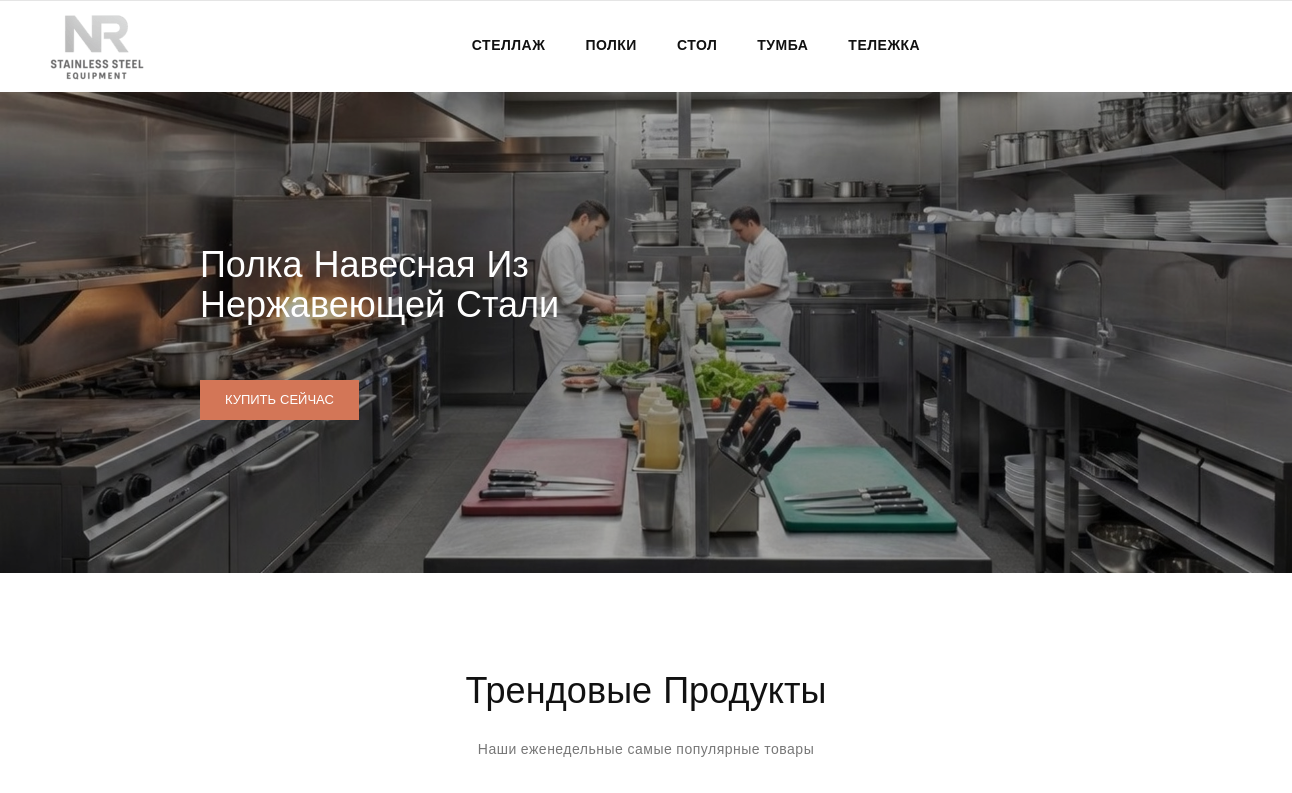
The app's page / (upper part), older data.
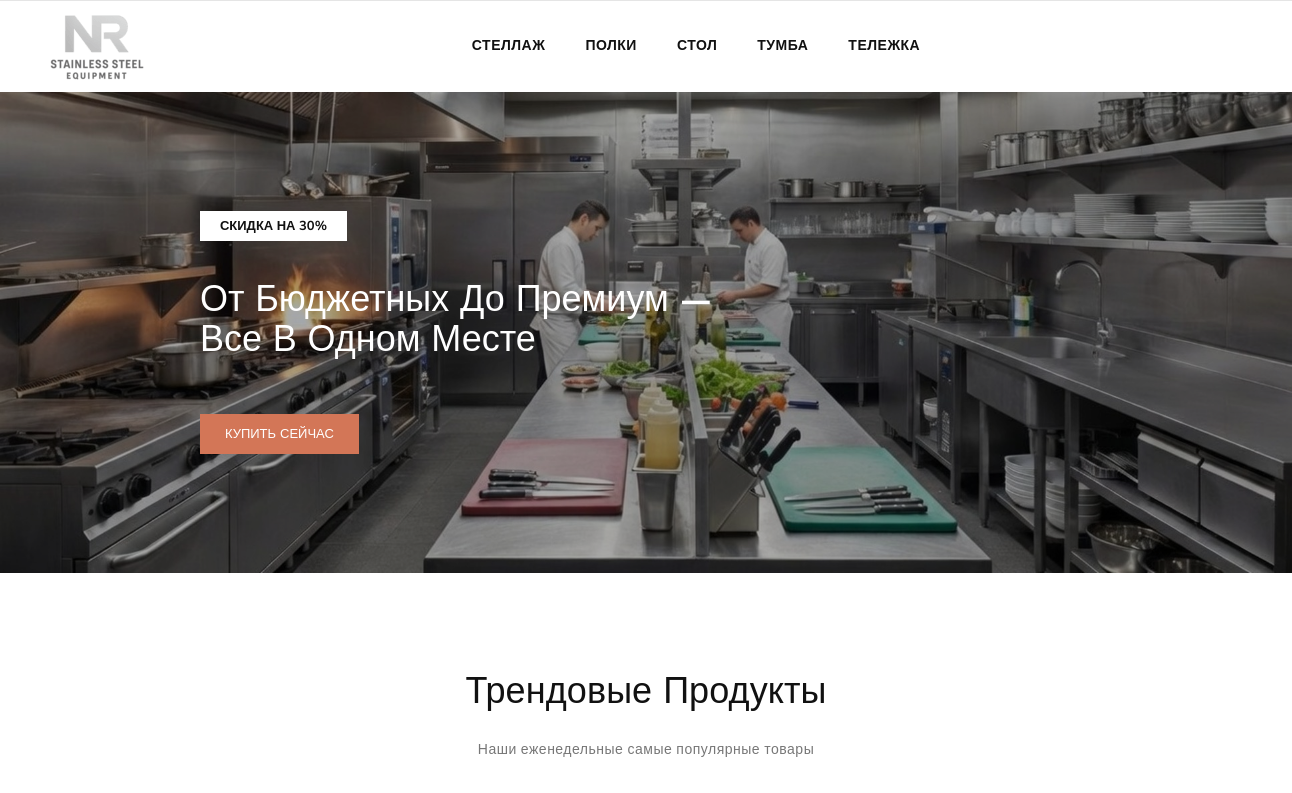
The same page, newer data.
### core/models.py (models this page shows, shortened)
class Category(models.Model):
    name = models.CharField("Название категории", max_length=200)
    slug = models.SlugField("URL", max_length=200, unique=True)
    image = models.ImageField("Изображение", upload_to='categories/', blank=True, null=True)
    description = models.TextField("Описание", blank=True)
    is_active = models.BooleanField("Активна", default=True)
    order = models.PositiveIntegerField("Порядок", default=0)
    created_at = models.DateTimeField(auto_now_add=True)
    updated_at = models.DateTimeField(auto_now=True)
    class Meta:
        verbose_name = "Категория"
        verbose_name_plural = "Категории"
        ordering = ['order', 'name']

class Slide(models.Model):
    title = models.CharField("Заголовок", max_length=200)
    description = models.CharField("Описание", max_length=200, blank=True)
    details = models.TextField("Детали", blank=True)
    image = models.ImageField("Изображение", upload_to='slides/')
    link = models.CharField("Ссылка", max_length=200, default='#')
    discount = models.CharField("Скидка", max_length=50, blank=True)
    order = models.PositiveIntegerField("Порядок", default=0)
    is_active = models.BooleanField("Активен", default=True)
    created_at = models.DateTimeField(auto_now_add=True)
    class Meta:
        verbose_name = "Слайд"
        verbose_name_plural = "Слайды"
        ordering = ['order']

### core/views.py (the view)
# urls.py: path('', views.index, name='home'),
def index(request):
    header_categories = Category.objects.filter(is_active=True).prefetch_related('subcategories')[:10]
    context = {
        'slides': Slide.objects.filter(is_active=True).order_by('order'),
        'categories': Category.objects.filter(is_active=True).prefetch_related('products')[:8],
        'header_categories': header_categories,
        'latest_products': Product.objects.filter(is_active=True).order_by('-created_at'),
        'bestseller_products': Product.objects.filter(
            is_active=True,
            is_featured=True
        ).order_by('-created_at'),   # ← пример: рекомендуемые товары
        'special_products': Product.objects.filter(
            is_active=True,
            is_featured=True
        ).order_by('-created_at'),
    }
    return render(request, 'core/index.html', context)

### core/models.py (called while the page is built)
    @property
    def main_image(self):
        return self.images.filter(is_main=True).first()

### core/templates/core/index.html (shortened to what this page needs)
{% load static %}
<!DOCTYPE html>
<html dir="ltr" lang="en">
<head>
    <link href="{% static 'catalog/view/javascript/font-awesome/css/font-awesome.min.css' %}" rel="stylesheet" type="text/css" />
    <link href="{% static 'catalog/view/theme/Mydecor/stylesheet/stylesheet.css' %}" rel="stylesheet" />
    <link rel="stylesheet" type="text/css" href="{% static 'catalog/view/javascript/jquery/magnific/magnific-popup.css' %}" />
    <link rel="stylesheet" type="text/css" href="{% static 'catalog/view/theme/Mydecor/stylesheet/webdigify/lightbox.css' %}" />
    <link rel="stylesheet" type="text/css" href="{% static 'catalog/view/theme/Mydecor/stylesheet/webdigify/carousel.css' %}" />
    <link rel="stylesheet" type="text/css" href="{% static 'catalog/view/theme/Mydecor/stylesheet/webdigify/custom.css' %}" />
    <link rel="stylesheet" type="text/css" href="{% static 'catalog/view/theme/Mydecor/stylesheet/webdigify/bootstrap.min.css' %}" />
    <link rel="stylesheet" type="text/css" href="{% static 'catalog/view/theme/Mydecor/stylesheet/webdigify/animate.css' %}" />
    <link rel="stylesheet" type="text/css" href="{% static 'catalog/view/theme/Mydecor/stylesheet/webdigify/category-list.css' %}" />
    <link rel="stylesheet" type="text/css" href="{% static 'catalog/view/theme/Mydecor/stylesheet/webdigify/newsletter.css' %}" />
    <link rel="stylesheet" type="text/css" href="{% static 'catalog/view/theme/Mydecor/stylesheet/webdigify/megamenu.css' %}" />
    <link rel="stylesheet" type="text/css" href="{% static 'catalog/view/javascript/jquery/owl-carousel/owl.carousel.css' %}" />
    <link rel="stylesheet" type="text/css" href="{% static 'catalog/view/javascript/jquery/owl-carousel/owl.transitions.css' %}" />
    <link href="{% static 'catalog/view/javascript/jquery/swiper/css/swiper.min.css' %}" type="text/css" rel="stylesheet"
        media="screen" />
    <link href="{% static 'catalog/view/javascript/jquery/swiper/css/opencart.css' %}" type="text/css" rel="stylesheet"
        media="screen" />
    <link href="{% static 'catalog/view/javascript/jquery/owl-carousel/owl.carousel.css' %}" type="text/css" rel="stylesheet"
        media="screen" />
    <link href="{% static 'catalog/view/javascript/jquery/owl-carousel/owl.transitions.css' %}" type="text/css" rel="stylesheet"
        media="screen" />
</head>
<body {% block body_attrs %}class="common-home layout-1"{% endblock %}>
    <header>
        <div id="header_top" class="header_top">
            <div class="container">
                <div class="row">
                    <div class="col-sm-4 header-logo" style="padding: 7px 0;">
                        <div id="logo">
                            <a href="{% url 'home' %}">
                                <img src="{% static 'image/catalog/logo.png' %}" title="NerjaRest - НержаСтиль"
                                    alt="NerjaRest - НержаСтиль" class="img-responsive" id="mobile-logo">
                            </a>
                        </div>
                    </div>
                    <div class="headertop desktop-only">
                        <aside id="header-top">
                            <div class="main-category-list left-menu">
                                <div class="cat-menu">
                                    <div class="wd-menu horizontal-menu wd-menu-bar" id="wd-menu-6130">
                                        <ul class="ul-top-items">
                                            {% for category in header_categories %}
                                            <li class="li-top-item mega-menu wd-sub-menu">
                                                <span class="a-top-link" style="cursor: default;">
                                                    <span>{{ category.name }}</span>
                                                </span>
                                            </li>
                                            {% endfor %}
                                        </ul>
                                    </div>
                                </div>
                            </div>
                        </aside>
                    </div>
                </div>
            </div>
        </div>
    </header>
<link rel="stylesheet" href="https://cdnjs.cloudflare.com/ajax/libs/font-awesome/6.0.0/css/all.min.css">
{% block content %}
<div style="height: 50px; width: 100%;"></div>
    <div id="content" class="col-sm-12">
        <div class="content-top">
            <div class="main-slider">
                <div class="swiper-viewport">
                    <div id="slideshow0" class="swiper-container" style="opacity: 1;">
                        <div class="swiper-wrapper">
                            {% for slide in slides %}
                            <div class="swiper-slide text-center">
                                    <img src="{{ slide.image.url }}" alt="{{ slide.alt_text|default:slide.title }}"
                                        class="img-responsive"/>
                                <div class="slider-content">
                                    <div class="main-carousel-content" style="
                                        padding: 24px 32px;
                                        display: inline-block;
                                    ">
                                        {% if slide.description %}
                                        <div class="slider-description myclass">{{ slide.description }}</div>
                                        {% endif %}
                                        {% if slide.title %}
                                        <div class="slider-title" style="color: white;">{{ slide.title }}</div>
                                        {% endif %}
                                        <div class="slider-button">
                                            <a href="#trending-products" class="btn btn-primary btn-lg btn-block">
                                                Купить сейчас
                                            </a>
                                        </div>
                                    </div>
                                </div>
                            </div>
                            {% endfor %}
                        </div>
                    </div>
                </div>
            </div>
        <div class="content-bottom" id="trending-products">
            <div class="hometab box bottom-to-top hb-animate-element">
                <div class="container">
                    <div class="row">
                        <div class="tab-head">
                            <div class="hometab-heading box-heading">Трендовые продукты</div>
                            <div class="box-desc">Наши еженедельные самые популярные товары</div>
                        </div>
                    </div>
                </div>
            </div>
        </div>
    </div>
    {% endblock %}
        </div>
</body>
</html>

### static/catalog/view/theme/Mydecor/stylesheet/webdigify/lightbox.css (style rules this page uses)
body:after { content:url(../../image/lightbox/close.png) url(../../image/lightbox/loading.gif) url(../../image/lightbox/prev.png) url(../../image/lightbox/next.png); display: none; }

### static/catalog/view/theme/Mydecor/stylesheet/webdigify/megamenu.css (style rules this page uses)
#header-top { text-align: center; }
.wd-menu { float: left; width: 100%; z-index: 2; display: block !important; padding: 0; }
.main-category-list .wd-menu .ul-top-items { padding: 0; margin: 0; text-align: center; position: static; float: left; width: 100%; display: block; }
.main-category-list .wd-menu .ul-top-items > li { float: left; list-style: none; width: auto; padding:33px 20px; position: relative; }
.wd-menu ul li > .a-top-link::before, li.li-top-item.hiden_menu a.level-top:before { content: ""; position: absolute; display: block; width: calc(100% - 40px); height: 2px; left: 0; right: 0; margin: auto; bottom: 0px; -webkit-opacity: 0; -khtml-opacity: 0; -moz-opacity: 0; -ms-opacity: 0; -o-opacity: 0; opacity: 0; transition: all .3s; -webkit-transition: all .3s; -moz-transition: all .3s; -o-transition: all .3s; -ms-transition: all .3s; background: #d37657; }
.wd-menu ul li > .a-top-link, .main-category-list .wd-menu .ul-top-items > li > .more-menu { color: #111111; float: left; font: 600 14px/24px 'Nunito', sans-serif; padding: 0; text-align: left; position: relative; transition: all .2s ease-in-out; -webkit-transition: all .2s ease-in-out; -moz-transition: all .2s ease-in-out; -o-transition: all .2s ease-in-out; -ms-transition: all .2s ease-in-out; width: 100%; z-index: 1; text-transform: uppercase; }
.main-category-list.left-menu { float: none; width: auto; display: inline-block; vertical-align: middle; position: relative; }

### core/templates/core/index.html (style rules this page uses)
.desktop-only { display: block; }
.swiper-slide::before { content: ''; position: absolute; top: 0; left: 0; width: 100%; height: 100%; background: rgba(0, 0, 0, 0.319); z-index: 1; pointer-events: none; }
.swiper-slide .slider-content { z-index: 2; }
.btn-primary { background-color: #007bff; border: none; font-size: 0.9rem; padding: 10px; }

Row changes from the older to the newer data that the page shows:
changed Slide: description (not shown) → "СКИДКА НА 30%"; title "Полка Навесная Из Нержавеющей Стали" → "От Бюджетных До Премиум — Все В Одном Месте"
